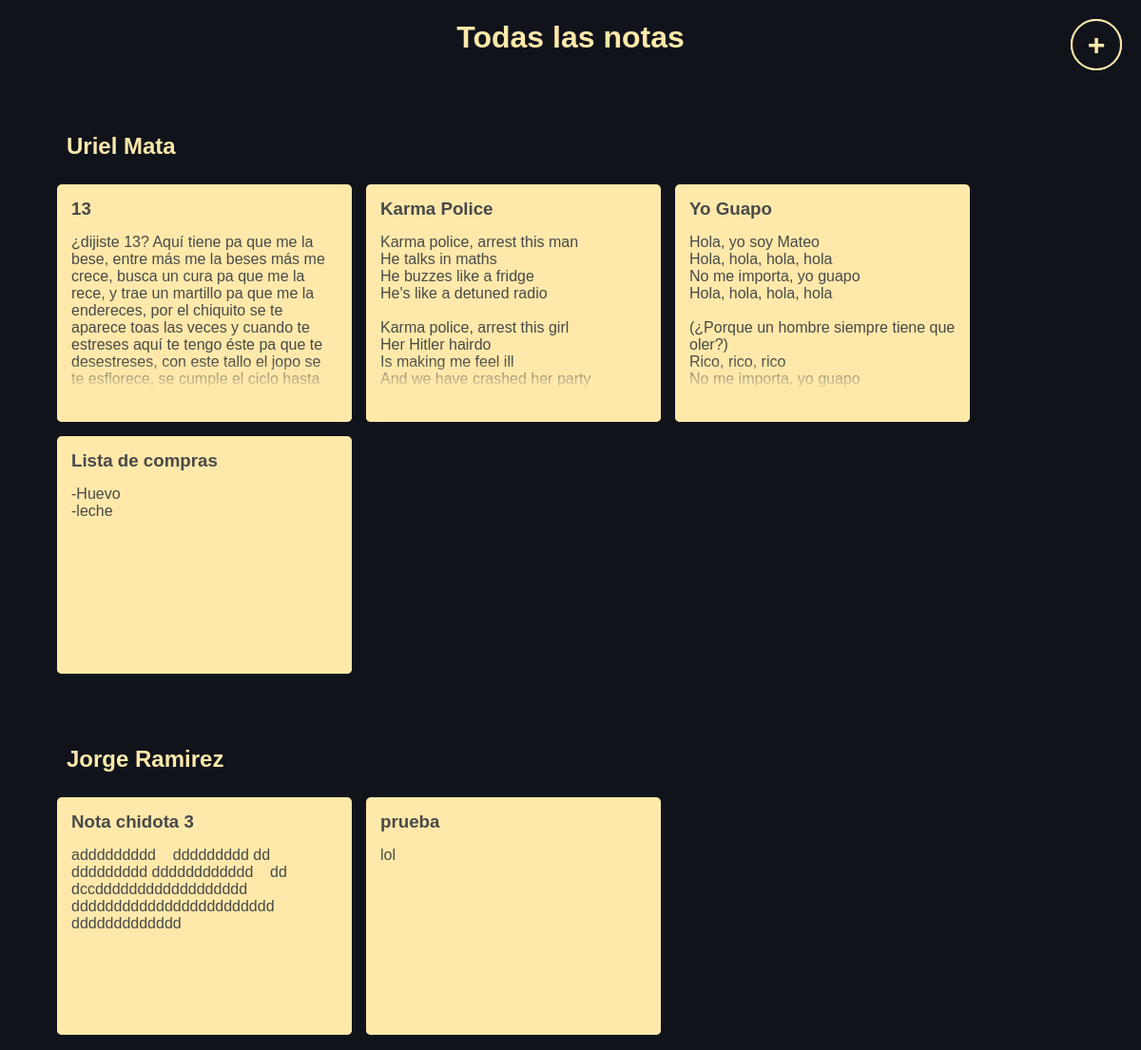
Before: /notes/ with the older database file.
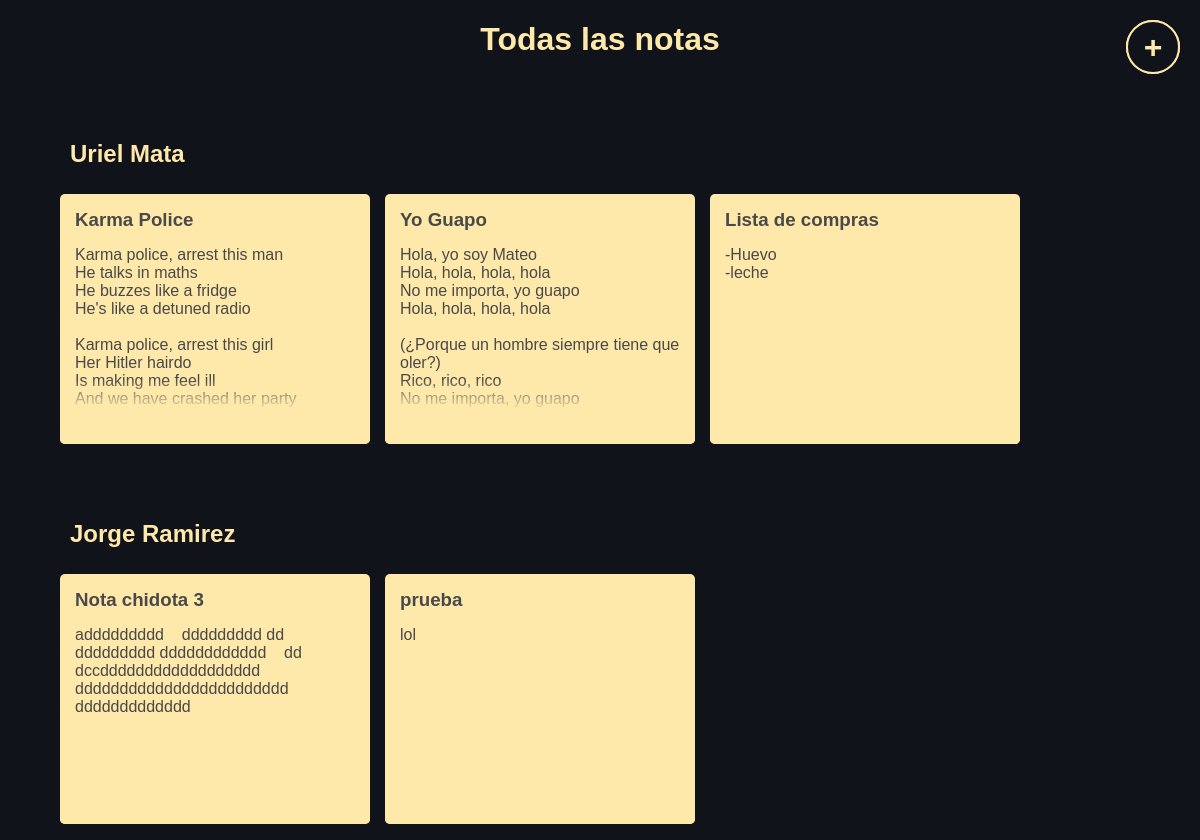
After: the same page with the newer database file.
### notes_MataCastellanos_RamirezOrnelas/models.py (models this page shows, shortened)
class Note(models.Model):
    user = models.ForeignKey(User, on_delete=models.CASCADE, related_name='notes')
    title = models.CharField(max_length=200)
    content = models.TextField()
    creation_date = models.DateTimeField(auto_now_add=True)

### notes_MataCastellanos_RamirezOrnelas/views.py (the view)
# urls.py: path("",views.Lista_notas, name="Lista"),
def Lista_notas(request):
    lista_notas = Note.objects.select_related("user").all().order_by("user__id")
    context = {"Lista_notas":lista_notas}
    return render(request, "notes_MataCastellanos_RamirezOrnelas/note_list_MataCastellanos_RamirezOrnelas.html", context)

### notes_MataCastellanos_RamirezOrnelas/templates/notes_MataCastellanos_RamirezOrnelas/note_list_MataCastellanos_RamirezOrnelas.html (shortened to what this page needs)
<!DOCTYPE html>
<html lang="en">
<head>
    {% load static %}
    <link rel="stylesheet" href="{% static "notes_MataCastellanos_RamirezOrnelas/css/prefix.css" %}">
    <link rel="stylesheet" href="{% static "notes_MataCastellanos_RamirezOrnelas/css/list.css" %}">
</head>
<body>
    <h1>Todas las notas</h1>
    {% regroup Lista_notas by user as notas_usuario %}
    {% for grupo in notas_usuario %}
        <a href="{% url "notes_MataCastellanos_RamirezOrnelas:Creacion" %}" class="agregar-btn">+</a>
        <div class="cont-notas_usuario">
            <h2 class="nombre_usuario">{{ grupo.grouper.get_full_name }}</h2>
            <ul>
                {% for nota in grupo.list %}
                    <li>
                        <a href="{% url "notes_MataCastellanos_RamirezOrnelas:Detalle" nota.id %}" class="card-notas">
                            <h3>{{ nota.title }}</h3>
                            <p>{{ nota.content }}</p>
                        </a>
                    </li>
                {% endfor %}
            </ul>
        </div>
    {% endfor %}
</body>
</html>

Changed rows visible on the page:
removed Note: title "13", content "¿dijiste 13? Aquí tiene pa que me la bese, entre más me la beses más me crece, busca un cura pa que me la rece, y trae un martillo pa que me la endereces, por el chiquito se te aparece toas las veces y cuando te estreses aquí te tengo éste pa que te desestreses, con este tallo el jopo se te esflorece, se cumple el ciclo hasta que anochece, to los días y toas las…"
